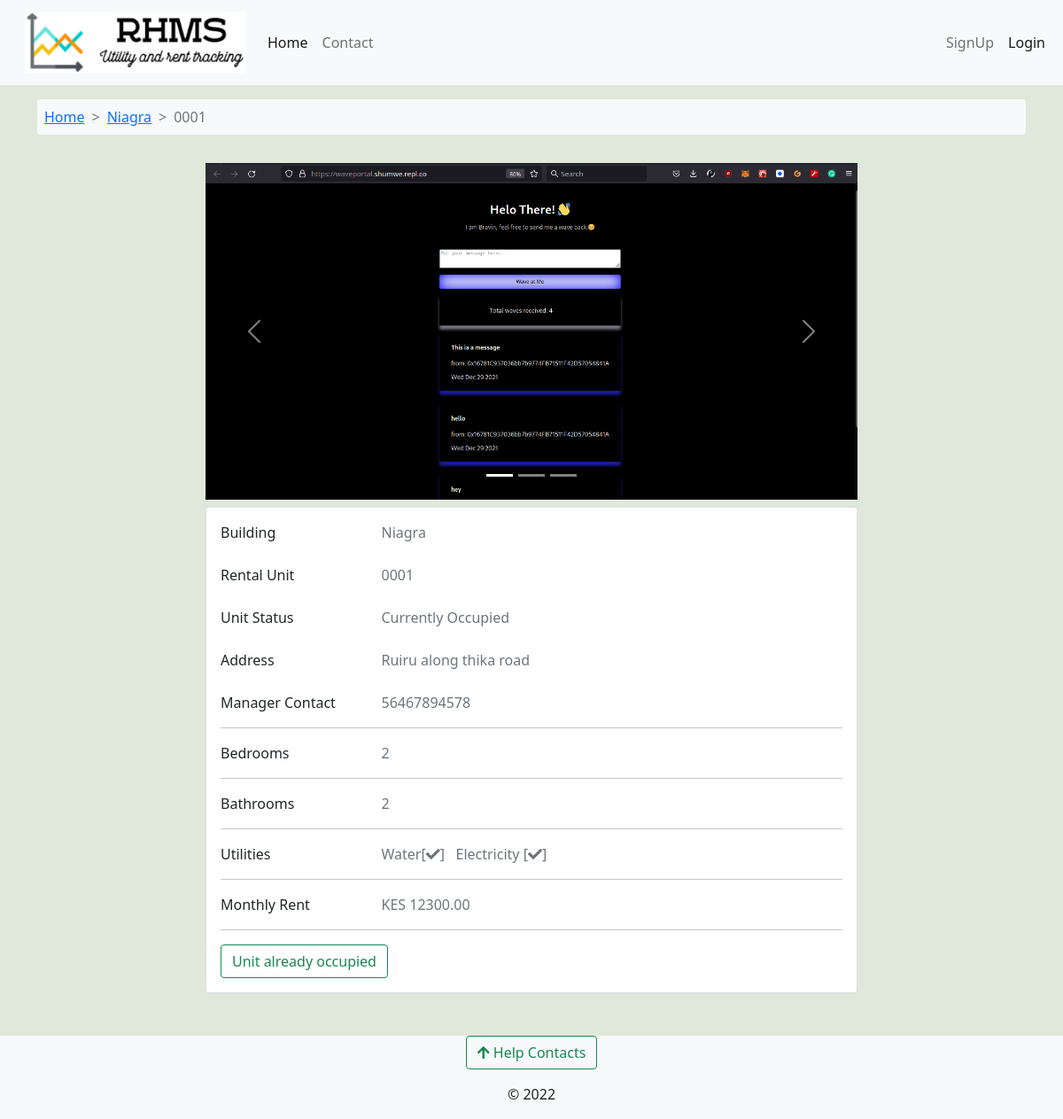
Page /unit-details/niagra-bumnsd-sd-djks/0001-niagra-bumnsd-sd-djks/ on the committed database.
### rental_property/models.py (models this page shows, shortened)
class Building(models.Model):
    STATUS_CHOICES = [
        ('op', 'Vacancies Available'),
        ('um', 'Under Maintanance'),
        ('fo', 'Fully Occupied'),
        ('dc', 'Decomisioned'),
    ]
    estate = models.ForeignKey(Estate, on_delete=models.CASCADE, null=True, blank=True)
    name = models.CharField(max_length=100)
    slug = models.SlugField(max_length=100, unique=True)
    registered_owner = models.CharField(max_length=50)
    manager = models.ForeignKey(Managers, on_delete=models.CASCADE, related_name='building_manager')
    added_by = models.ForeignKey(User, on_delete=models.DO_NOTHING)
    address_line = models.CharField(max_length=50)
    cover_image = models.ImageField(upload_to='building-cover', null=True, blank=True)
    county = models.ForeignKey(Counties, on_delete=models.CASCADE)
    country = models.CharField(max_length=50, default='Kenya')
    building_status = models.CharField(max_length=5, choices=STATUS_CHOICES)
    added = models.DateTimeField(default=datetime.now)
    updated = models.DateTimeField(auto_now=True)

class RentalUnit(models.Model):
    MAINTANANCE_STATUS_CHOICES = [
        ('nm', 'Unchechecked Report'),
        ('ip', 'Initiating Inspection'),
        ('ir', 'Maintanance In Progress'),
        ('op', 'No Active Reports'),
        ('rm', 'Remove'),
    ]
    STATUS_CHOICES = [
        ('occupied', 'Currently Occupied'),
        ('ready', 'Ready To Move In'),
        ('hold', 'On Hold'),
        ('maintanance', 'Under Maintanance'),
    ]
    building = models.ForeignKey(Building, on_delete=models.CASCADE)
    unit_type = models.ForeignKey(UnitType, on_delete=models.CASCADE)
    added_by = models.ForeignKey(User, on_delete=models.CASCADE)
    unit_number = models.CharField(max_length=50)
    slug = models.SlugField(max_length=50, unique=True, blank=True, null=True, help_text='This field is autogenerated')
    bathrooms = models.PositiveIntegerField()
    bedrooms = models.PositiveIntegerField()
    dimension = models.CharField(max_length=50)
    kitchen = models.BooleanField(default=True)
    status = models.CharField(max_length=20, choices=STATUS_CHOICES,default='ready')
    maintanance_status = models.CharField(max_length=6, choices=MAINTANANCE_STATUS_CHOICES, default='op')
    total_occupants = models.PositiveIntegerField(help_text="Number of people in the unit", null=True, blank=True)
    water_available = models.BooleanField(default=True)
    rent_amount = models.DecimalField(decimal_places=2, max_digits=9, null=True, blank=True)
    electricity_available = models.BooleanField(default=True)
    added = models.DateTimeField(default=datetime.now)
    updated = models.DateTimeField(auto_now=True)
    class Meta:
        unique_together = ('building', 'unit_number')
        verbose_name_plural = 'Rental Houses'

class UnitAlbum(models.Model):
    unit = models.ForeignKey(RentalUnit, on_delete=models.CASCADE)
    image = models.ImageField(upload_to=get_house_album_path, width_field='image_width', height_field='image_height')
    image_width = models.IntegerField(default=600)
    image_height = models.IntegerField(default=500)

### accounts/models.py (models this page shows, shortened)
class Managers(models.Model):
    VER_STATUS = [
    ('rv', 'Revoked'),
    ('pv', 'Pending Approval'),
    ('ap', 'Approved'),
    ]
    ID_WARNING = 'Must be a valid ID!'
    associated_account = models.OneToOneField(User, on_delete=models.CASCADE)
    fullname = models.CharField(max_length=100, null=True, blank=True)
    id_back = models.ImageField(upload_to=get_user_docs_path, help_text=ID_WARNING)
    id_front = models.ImageField(upload_to=get_user_docs_path, help_text=ID_WARNING)
    added_by = models.ForeignKey(User, on_delete=models.DO_NOTHING, related_name='added_by')
    active_phone_number = PhoneNumberField()
    whatsapp_number = models.CharField(max_length=14)
    status = models.CharField(max_length=3, choices=VER_STATUS, default='pv')
    created = models.DateTimeField(default=datetime.now)
    updated = models.DateTimeField(auto_now=True)
    class Meta:
        verbose_name_plural = 'Managers'

### rental_property/views.py (the view)
# urls.py: path('unit-details/<slug:building_slug>/<slug:unit_slug>/', views.unit_details, name='unit-details'),
def unit_details(request, building_slug, unit_slug):
    building = Building.objects.get(slug=building_slug)
    unit = RentalUnit.objects.get(building=building, slug=unit_slug)
    image_album = UnitAlbum.objects.filter(unit=unit)
    context = {
        'building': building,
        'unit': unit,
        'image_album': image_album,
        }
    return render(request, 'rental_property/unit_details.html', context)

### accounts/context_processors.py (called while the page is built)
def get_notifications(request):
    user = request.user
    if user.is_authenticated:
        notifications = UserNotifications.objects.filter(
            user_id=user).order_by('-created')[:7]
        return dict(notifications=notifications)
    else:
        return {'false': False}

### complaints/context_processors.py (called while the page is built)
def get_contacts(request):
    user = request.user
    if user.is_authenticated:
        if user.is_tenant:
            tenant = Tenants.objects.get(associated_account=user)
            building = Building.objects.get(id=tenant.rented_unit.building_id)
            contacts = HelpContacts.objects.filter(associated_building=building)
            return dict(contacts=contacts)
        elif user.is_manager:
            contacts = HelpContacts.objects.all()
            return dict(contacts=contacts)
        else:
            contacts = HelpContacts.objects.filter(make_publicly_available=True)
            return dict(contacts=contacts)
    else:
        contacts = HelpContacts.objects.filter(make_publicly_available=True)
        return dict(contacts=contacts)

### rental_property/context_processors.py (called while the page is built)
def my_managed_buildings(request):
    user_instance = request.user
    if user_instance.is_authenticated:
        manager_instance = Managers.objects.filter(associated_account=user_instance)[:1]
        managed_buildings = Building.objects.filter(manager=manager_instance)
        return dict(managed_buildings=managed_buildings)
    else:
        return {'False': False,}

### rental_property/templates/rental_property/unit_details.html (shortened to what this page needs)
{% extends 'base.html' %}
{% block content %}
<nav class="container mt-3">
  <ol class="breadcrumb bg-light p-2 rounded-2">
      <li class="breadcrumb-item "><a href="{% url 'operational-buildings' %}">Home</a></li>
      <li class="breadcrumb-item"><a href="{% url 'building-units' building.slug %}"> {{building.name}} </a></li>
      <li class="breadcrumb-item active"> {{unit.unit_number}}</li>
  </ol>
</nav>
<section class="container mt-3 mb-4">
    <div class="row justify-content-center">
        <div class="col-md-8 col-sm-12">
            <div id="hrmscarousel" class="carousel slide" data-bs-ride="carousel">
                <ol class="carousel-indicators">
                    {% for photo in image_album %}
                    <li data-bs-target="#hrmscarousel" data-bs-slide-to="{{ forloop.counter0 }}" class="{% if forloop.counter0 == 0 %} active {% endif %}"></li>
                    {% endfor %}
                </ol>
                <div class="carousel-inner" role="listbox">
                    {% for photo in image_album %}
                    <div class="carousel-item {% if forloop.counter0 == 0 %} active {% endif %}">
                        <img class="d-block w-100" src="{{photo.image.url}}" alt="bng_slides">
                    </div>
                    {% endfor %}
                    <a class="carousel-control-prev" href="#hrmscarousel" role="button" data-bs-slide="prev">
                        <span class="carousel-control-prev-icon" aria-hidden="true"></span>
                        <span class="sr-only">Previous</span></a>
                    <a class="carousel-control-next" href="#hrmscarousel" role="button" data-bs-slide="next">
                        <span class="carousel-control-next-icon" aria-hidden="true"></span>
                        <span class="sr-only">Next</span></a>
                </div>
              </div>
        </div>
        <div class="container mt-2">
            <div class="row d-flex justify-content-center">
              <div class="col-md-8">
                      <div class="card mb-4">
                        <div class="card-body">
                            <div class="row">
                                <div class="col-sm-3">
                                  <p class="mb-0">Building</p>
                                </div>
                                <div class="col-sm-9">
                                  <p class="text-muted mb-0">{{building.name}}</p>
                                </div>
                              </div>
                              <br>
                              <div class="row">
                                <div class="col-sm-3">
                                  <p class="mb-0">Rental Unit</p>
                                </div>
                                <div class="col-sm-9">
                                  <p class="text-muted mb-0">{{unit.unit_number}}</p>
                                </div>
                              </div>
                              <br>
                              <div class="row">
                                <div class="col-sm-3">
                                  <p class="mb-0">Unit Status</p>
                                </div>
                                <div class="col-sm-9">
                                  <p class="text-muted mb-0">{{unit.get_status_display}}</p>
                                </div>
                              </div>
                              <br>
                          <div class="row">
                            <div class="col-sm-3">
                              <p class="mb-0">Address</p>
                            </div>
                            <div class="col-sm-9">
                              <p class="text-muted mb-0">{{building.address_line}}</p>
                            </div>
                          </div>
                          <br>
                          <div class="row">
                            <div class="col-sm-3">
                              <p class="mb-0">Manager Contact</p>
                            </div>
                            <div class="col-sm-9">
                              <p class="text-muted mb-0"> {{building.manager.active_phone_number}} </p>
                            </div>
                          </div>
                          <hr>
                          <div class="row">
                            <div class="col-sm-3">
                              <p class="mb-0">Bedrooms</p>
                            </div>
                            <div class="col-sm-9">
                              <p class="text-muted mb-0">{% if unit.bedrooms %} {{unit.bedrooms}} {% else %} None {% endif %}</p>
                            </div>
                          </div>
                          <hr>
                          <div class="row">
                            <div class="col-sm-3">
                              <p class="mb-0">Bathrooms</p>
                            </div>
                            <div class="col-sm-9">
                              <p class="text-muted mb-0">{% if unit.bathrooms %} {{unit.bathrooms}} {% endif %}</p>
                            </div>
                          </div>
                          <hr>
                          <div class="row">
                            <div class="col-sm-3">
                              <p class="mb-0">Utilities</p>
                            </div>
                            <div class="col-sm-9">
                              <p class="text-muted mb-0">
                                  {% if unit.water_available %} Water[<em class="fa fa-check"></em>] {% endif %}&nbsp;
                                  {% if unit.electricity_available %} Electricity [<em class="fa fa-check"></em>] {% endif %}</p>
                            </div>
                          </div>
                          <hr>
                          <div class="row">
                            <div class="col-sm-3">
                              <p class="mb-0">Monthly Rent</p>
                            </div>
                            <div class="col-sm-9">
                              <p class="text-muted mb-0">KES {{unit.rent_amount}} </p>
                            </div>
                          </div>
                          <hr>
                          <div class="row">
                            <div class="col-sm-5">
                            <div class="d-grid gap-2 d-md-block">
                                {% if unit.status == 'occupied' %}
                                <a type="button" class="btn btn-outline-success" role="button">Unit already occupied</a>
                                {% else %}
                                <a href="{% url 'core:schedule-tour' unit.slug %}" type="button" class="btn btn-outline-success" role="button">Schedule a visit</a>
                                {% endif %}
                              </div>
                            </div>
                        </div>
                    </div>
                </div>
              </div>
            </div>
          </div>
    </div>
</section>
{% endblock %}

### templates/base.html (shortened to what this page needs)
<!doctype html>
<html lang="en">
  {% load static %}
  {% load i18n %}
  <head>
    {% load pwa %}
    <link href="https://cdn.jsdelivr.net/npm/bootstrap@5.0.2/dist/css/bootstrap.min.css" rel="stylesheet">
    <link type="text/css" href="{% static 'css/main.css' %}" rel="stylesheet">
    <link rel="stylesheet" href="https://cdnjs.cloudflare.com/ajax/libs/font-awesome/4.7.0/css/font-awesome.min.css">
    <link rel="stylesheet" href="https://pro.fontawesome.com/releases/v5.11.2/css/all.css">
  </head>
  <body class="d-flex flex-column min-vh-100" style="background-color: #dfe8da;">
    <nav class="navbar navbar-expand-lg navbar-light bg-light" aria-label="main-nav">
        <div class="container-fluid">
          <a class="navbar-brand align" href="{% url 'operational-buildings' %}">
                <div class="d-flex">
                    <div class="ms-3 d-flex flex-column">
                      <img src="{% static 'img/rhms_logo2.png' %}" alt="logo" width="250" height="70"/>
                    </div>
                </div>
            </a>
            <div class="collapse navbar-collapse" id="mynav">
                <ul class="navbar-nav mb-lg-0">
                    <li class="nav-item"> <a class="nav-link active" aria-current="page" href="{% url 'operational-buildings' %}">Home</a> </li>
                    <li class="nav-item"> <a class="nav-link" aria-current="page" href="{% url 'core:contact' %}">Contact</a> </li>
                </ul>
                </div>
                {% if request.user.is_authenticated %}
                      {% load humanize %}
                {% else %}
                <div class="collapse navbar-collapse" id="mynav">
                  <ul class="navbar-nav ms-auto mb-2 mb-lg-0">
                    <li class="nav-item"> <a class="nav-link" href="{% url 'account_signup' %}" type="button">SignUp</a></li>
                    <li class="nav-item"> <a class="nav-link active" href="{% url 'account_login' %}" type="button">Login</a></li>
                  </ul>
                </div>
                {% endif %}
            </div>
    </nav>
    {% block content %}	{% endblock content%}
    <footer class="mt-auto bg-light">
      <div class="mb-3 text-center">
      <button class="btn btn-outline-success" type="button" data-bs-toggle="offcanvas" data-bs-target="#contactsOffcanvas" aria-controls="contactsOffcanvas"><em class="fas fa-arrow-upfas fa-arrow-up"></em> Help Contacts</button>
      </div>
      <div>
        <p class="text-center ">&copy; 2022</p>
  </footer>
  </body>
</html>

### static/css/main.css (style rules this page uses)
:root { --header-height: 3rem; --nav-width: 68px; --first-color-light: #AFA5D9; --white-color: #F7F6FB; --body-font: 'Nunito', sans-serif; --normal-font-size: 1rem; --z-fixed: 100 }
.breadcrumb-item + .breadcrumb-item::before { content: ">"; }

### rows in the picture
Building: name "Niagra", address_line "Ruiru along thika road", manager.active_phone_number "56467894578"
RentalUnit: unit_number "0001", status "Currently Occupied", bedrooms "2", bathrooms "2", rent_amount "12300.00"
UnitAlbum: image (picture)
